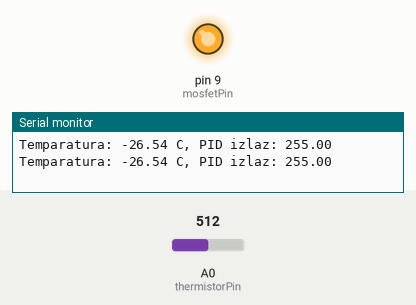
A sketch run on a simulated Arduino Uno, built with avr-gcc and run on an emulated ATmega328P. Shown: output pins drawn as LEDs (lit = HIGH), the last lines printed to the serial monitor. The test bench sets the inputs (shaded band); at power-on: A0 (thermistorPin) = 512.

Above: at 1.2 s.
1.3 s: A0 (thermistorPin) set to 722
3.3 s: A0 (thermistorPin) set to 749
4.8 s: A0 (thermistorPin) set to 797
At 6.1 s:
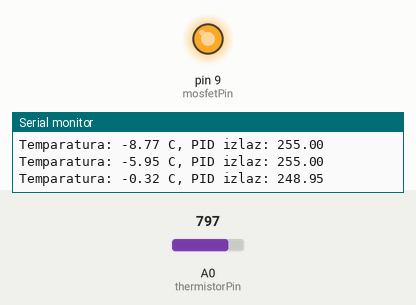
7.8 s: A0 (thermistorPin) set to 900
At 10.3 s:
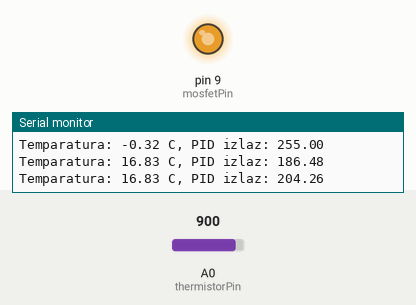
Timing chart, 0 to 11.8 s (numbered marks = the images above; inputs shaded):
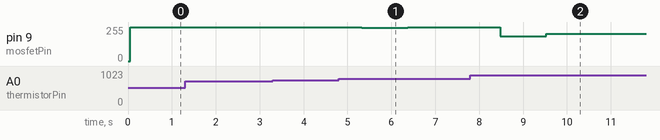

Measured:
- after the input at 4.8 s, pin 9 (mosfetPin): 255/255 → 248/255 after 0.52 s, → 255/255 1.1 s later
- after the input at 7.8 s, pin 9 (mosfetPin): 255/255 → 186/255 after 0.68 s, → 204/255 1.1 s later, → 205/255 2.1 s later

The sketch:

PIDController.ino
```cpp
#include <PID_v1.h>
//za for petlju
#define NUMSAMPLES 5
//analogni pin na arduinu
byte thermistorPin = A0;
//digitalni pin za kontrolu MOSFET-a
byte mosfetPin = 9;
//razina napona
float Vo;
//Triba bi bit NTC thermistor => otpor se smanjuje kako se temparatura dize,  otpor rezistora 100kilohm-a
float R1 = 100000;
//algoritam, stvarni otpor thermistora, varijabla za temparaturu
float logR2, R2, celsius;
//Steinhart-Hart => koeficijenti, ovisno o thermistoru => mogu biti drugaciji
float c1 = 1.009249522e-03, c2 = 2.378405444e-04, c3 = 2.019202697e-07;

// PID parameteri
//triba vidit do koliko dozvolit?
double setpoint = 80.0; // temperatura u stupnjevima Celzijusa do koje ce biti neki output jer je direct
double input, output;
//triba sve ovo nastimati
double Kp = 3.1, Ki = 0.1, Kd = 0.1;

PID myPID(&input, &output, &setpoint, Kp, Ki, Kd, DIRECT);

float readTemperatureSum(byte samples) {
  float sum = 0;

  for (int i = 0; i < samples; i++) {
    Vo = analogRead(thermistorPin);
    R2 = R1 * (1023.0 / Vo - 1.0);
    logR2 = log(R2);
    celsius = (1.0 / (c1 + c2 * logR2 + c3 * logR2 * logR2 * logR2)) - 273.15;
    sum += celsius;
    delay(10);
  }
  return sum / samples;
}

void setup() {
  Serial.begin(9600);
  myPID.SetMode(AUTOMATIC);
  //izlazni pin za kontrolu mosfeta
  pinMode(mosfetPin, OUTPUT);

}

void loop() {
   float averageTemperature = readTemperatureSum(NUMSAMPLES);

  //sigurnije malo
   input = averageTemperature;

  myPID.Compute();

  Serial.print("Temparatura: ");
  Serial.print(celsius);
  Serial.print(" C");
  Serial.print(", PID izlaz: ");
  Serial.println(output);
  // Upravljanje mosfetom s izlazom PID regulatora
  analogWrite(mosfetPin, output);
  //Serial.println(R2);
  delay(1000);
}
```
